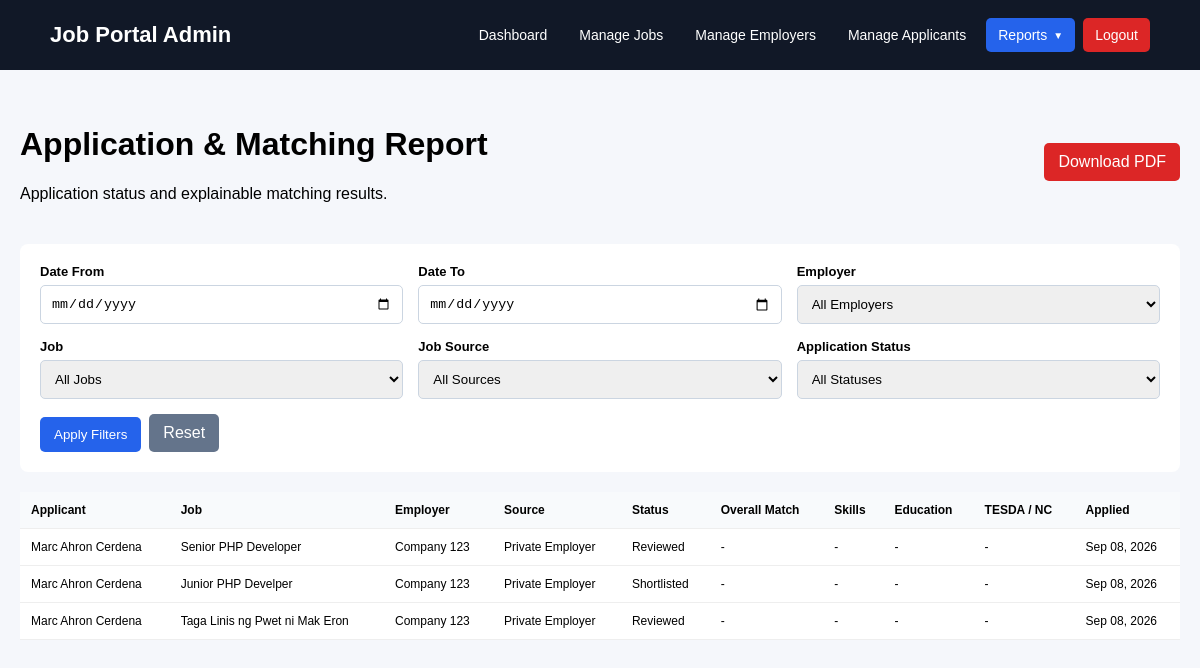
/admin/report-applications.php (signed in), run on an earlier commit of the app's database.
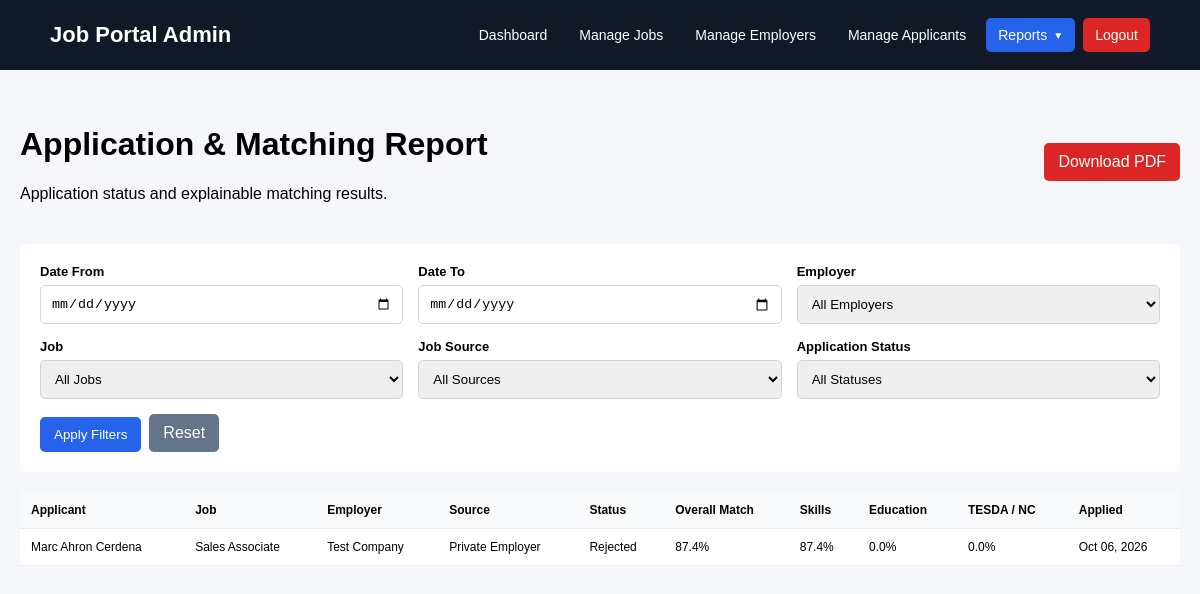
And on a later commit of the database.
### tables this page shows
CREATE TABLE `applications` (
  `id` int(10) UNSIGNED NOT NULL,
  `job_id` int(10) UNSIGNED NOT NULL,
  `applicant_id` int(10) UNSIGNED NOT NULL,
  `resume_id` int(10) UNSIGNED DEFAULT NULL,
  `cover_letter` text DEFAULT NULL,
  `status` enum('pending','reviewed','shortlisted','rejected','hired') NOT NULL DEFAULT 'pending',
  `applied_at` timestamp NOT NULL DEFAULT current_timestamp(),
  `updated_at` timestamp NOT NULL DEFAULT current_timestamp() ON UPDATE current_timestamp()
);

CREATE TABLE `applicants` (
  `id` int(10) UNSIGNED NOT NULL,
  `user_id` int(10) UNSIGNED NOT NULL,
  `first_name` varchar(100) NOT NULL,
  `last_name` varchar(100) NOT NULL,
  `phone` varchar(50) DEFAULT NULL,
  `address` varchar(255) DEFAULT NULL,
  `latitude` decimal(10,8) DEFAULT NULL,
  `longitude` decimal(11,8) DEFAULT NULL,
  `religion` varchar(255) DEFAULT NULL,
  `profile_picture` varchar(255) DEFAULT NULL,
  `bio` text DEFAULT NULL,
  `created_at` timestamp NOT NULL DEFAULT current_timestamp(),
  `updated_at` timestamp NOT NULL DEFAULT current_timestamp() ON UPDATE current_timestamp(),
  `education` varchar(150) DEFAULT NULL
);

CREATE TABLE `jobs` (
  `id` int(10) UNSIGNED NOT NULL,
  `employer_id` int(10) UNSIGNED NOT NULL,
  `job_title` varchar(255) NOT NULL,
  `job_description` text DEFAULT NULL,
  `description` text NOT NULL,
  `requirements` text DEFAULT NULL,
  `educational_requirement` varchar(100) DEFAULT NULL,
  `required_degree` varchar(255) DEFAULT NULL,
  `required_skills` text DEFAULT NULL,
  `location` varchar(255) DEFAULT NULL,
  `address` text DEFAULT NULL,
  `barangay` varchar(100) DEFAULT NULL,
  `caloocan_area` enum('north','south') DEFAULT NULL,
  `latitude` decimal(10,8) DEFAULT NULL,
  `longtitude` decimal(11,8) DEFAULT NULL,
  `employment_type` enum('Full-time','Part-time','Contract','Internship','Freelance') NOT NULL DEFAULT 'Full-time',
  `salary_min` decimal(12,2) DEFAULT NULL,
  `salary_max` decimal(12,2) DEFAULT NULL,
  `is_remote` tinyint(1) NOT NULL DEFAULT 0,
  `status` enum('pending','approved','rejected','closed') NOT NULL DEFAULT 'pending',
  `application_deadline` date DEFAULT NULL,
  `created_at` timestamp NOT NULL DEFAULT current_timestamp(),
  `updated_at` timestamp NOT NULL DEFAULT current_timestamp() ON UPDATE current_timestamp(),
  `tesda_qualification` varchar(255) DEFAULT NULL,
  `required_nc_level` varchar(20) DEFAULT NULL,
  `job_source` enum('private_employer','lgu','job_fair') NOT NULL DEFAULT 'private_employer',
  `source_name` varchar(255) DEFAULT NULL,
  `source_url` varchar(500) DEFAULT NULL,
  `degree_classification` varchar(255) DEFAULT NULL,
  `lgu_job_category` varchar(255) DEFAULT NULL
);

CREATE TABLE `employers` (
  `id` int(10) UNSIGNED NOT NULL,
  `user_id` int(10) UNSIGNED NOT NULL,
  `company_name` varchar(255) NOT NULL,
  `employer_type` enum('private','lgu') NOT NULL DEFAULT 'private',
  `company_description` text DEFAULT NULL,
  `company_logo` varchar(255) DEFAULT NULL,
  `contact_person` varchar(150) DEFAULT NULL,
  `contact_number` varchar(50) DEFAULT NULL,
  `address` varchar(255) DEFAULT NULL,
  `barangay` varchar(100) DEFAULT NULL,
  `latitude` decimal(10,8) DEFAULT NULL,
  `longitude` decimal(11,8) DEFAULT NULL,
  `caloocan_area` enum('north','south') DEFAULT NULL,
  `verification_status` enum('unverified','pending','approved','rejected') DEFAULT 'unverified',
  `created_at` timestamp NOT NULL DEFAULT current_timestamp(),
  `updated_at` timestamp NOT NULL DEFAULT current_timestamp() ON UPDATE current_timestamp()
);

CREATE TABLE `application_matches` (
  `id` int(10) UNSIGNED NOT NULL,
  `application_id` int(10) UNSIGNED NOT NULL,
  `match_score` decimal(5,2) NOT NULL DEFAULT 0.00,
  `skills_score` decimal(5,2) NOT NULL DEFAULT 0.00,
  `experience_score` decimal(5,2) NOT NULL DEFAULT 0.00,
  `education_score` decimal(5,2) NOT NULL DEFAULT 0.00,
  `tesda_score` decimal(5,2) NOT NULL DEFAULT 0.00,
  `matched_skills` text DEFAULT NULL,
  `missing_skills` text DEFAULT NULL,
  `qualification_explanation` text DEFAULT NULL,
  `matched_qualifications` text DEFAULT NULL,
  `missing_qualifications` text DEFAULT NULL,
  `skill_gap_feedback` text DEFAULT NULL,
  `created_at` timestamp NOT NULL DEFAULT current_timestamp(),
  `updated_at` timestamp NOT NULL DEFAULT current_timestamp() ON UPDATE current_timestamp()
);

### admin/report-applications.php (the view, shortened to what the changed rows need)
<?php
require_once "../config/database.php";
$where = [];
$params = [];
$whereSql = $where
    ? "WHERE " . implode(" AND ", $where)
    : "";
$stmt = $pdo->prepare("
    SELECT
        a.id,
        a.status,
        a.applied_at,
        ap.first_name,
        ap.last_name,
        j.job_title,
        j.job_source,
        e.company_name,
        am.match_score,
        am.skills_score,
        am.education_score,
        am.tesda_score
    FROM applications a
    INNER JOIN applicants ap
        ON a.applicant_id = ap.id
    INNER JOIN jobs j
        ON a.job_id = j.id
    INNER JOIN employers e
        ON j.employer_id = e.id
    LEFT JOIN application_matches am
        ON a.id = am.application_id
    $whereSql
    ORDER BY a.applied_at DESC
");
$stmt->execute($params);
$applications =
    $stmt->fetchAll(PDO::FETCH_ASSOC);
function applicationSourceLabel(string $source): string
{
    return match ($source) {
        "lgu" => "LGU",
        "job_fair" => "Job Fair",
        default => "Private Employer"
    };
}
    ?>
<!DOCTYPE html>
<html lang="en">
<head>
</head>
<body>
<div class="container">
    <div class="page-header">
        <div>
            <h1>Application & Matching Report</h1>
        </div>
    </div>
    <div class="table-box">
        <table>
            <thead>
                <tr>
                    <th>Applicant</th>
                    <th>Job</th>
                    <th>Employer</th>
                    <th>Source</th>
                    <th>Status</th>
                    <th>Overall Match</th>
                    <th>Skills</th>
                    <th>Education</th>
                    <th>TESDA / NC</th>
                    <th>Applied</th>
                </tr>
            </thead>
            <tbody>
            <?php foreach ($applications as $application): ?>
                <tr>
                    <td>
                        <?= htmlspecialchars(
                            $application["first_name"]
                            . " "
                            . $application["last_name"]
                        ) ?>
                    </td>
                    <td>
                        <?= htmlspecialchars(
                            $application["job_title"]
                        ) ?>
                    </td>
                    <td>
                        <?= htmlspecialchars(
                            $application["company_name"]
                        ) ?>
                    </td>
                    <td>
                        <?= htmlspecialchars(
                            applicationSourceLabel(
                                $application["job_source"]
                            )
                        ) ?>
                    </td>
                    <td>
                        <?= htmlspecialchars(
                            ucfirst(
                                $application["status"]
                            )
                        ) ?>
                    </td>
                    <td>
                        <?= $application["match_score"] !== null
                            ? number_format(
                                $application["match_score"],
                                1
                            ) . "%"
                            : "-"
                        ?>
                    </td>
                    <td>
                        <?= $application["skills_score"] !== null
                            ? number_format(
                                $application["skills_score"],
                                1
                            ) . "%"
                            : "-"
                        ?>
                    </td>
                    <td>
                        <?= $application["education_score"] !== null
                            ? number_format(
                                $application["education_score"],
                                1
                            ) . "%"
                            : "-"
                        ?>
                    </td>
                    <td>
                        <?= $application["tesda_score"] !== null
                            ? number_format(
                                $application["tesda_score"],
                                1
                            ) . "%"
                            : "-"
                        ?>
                    </td>
                    <td>
                        <?= date(
                            "M d, Y",
                            strtotime(
                                $application["applied_at"]
                            )
                        ) ?>
                    </td>
                </tr>
            <?php endforeach; ?>
            </tbody>
        </table>
    </div>
</div>
</body>
</html>

What changed in the data, as far as the page shows it:
removed applications: applicant.last_name "Marc Ahron Cerdena", job.job_title "Senior PHP Developer", employers.company_name "Company 123", job.job_source "Private Employer", status "Reviewed", applied_at "Sep 08, 2026"
removed applications: applicant.last_name "Marc Ahron Cerdena", job.job_title "Junior PHP Develper", employers.company_name "Company 123", job.job_source "Private Employer", status "Shortlisted", applied_at "Sep 08, 2026"
removed applications: applicant.last_name "Marc Ahron Cerdena", job.job_title "Taga Linis ng Pwet ni Mak Eron", employers.company_name "Company 123", job.job_source "Private Employer", status "Reviewed", applied_at "Sep 08, 2026"
added applications: applicant.last_name "Marc Ahron Cerdena", job.job_title "Sales Associate", employers.company_name "Test Company", job.job_source "Private Employer", status "Rejected", application_matches.match_score "87.4", application_matches.skills_score "87.4", application_matches.education_score "0.0", application_matches.tesda_score "0.0", applied_at "Oct 06, 2026"
